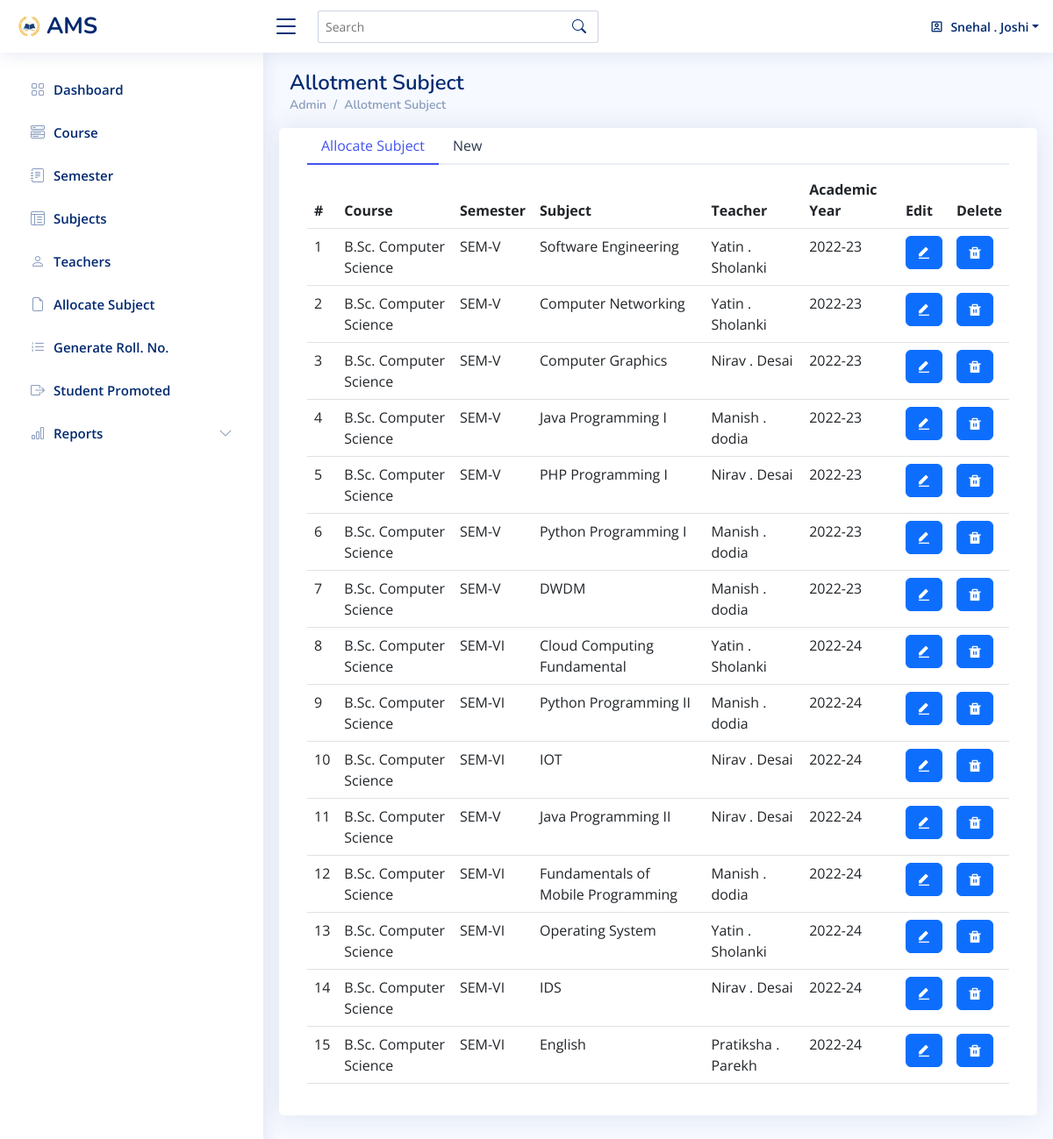
The app's page /allocate-subject.php (signed in) with its own data.
### tables this page shows
CREATE TABLE IF NOT EXISTS `sub_allot` (
  `sa_id` int NOT NULL AUTO_INCREMENT,
  `course_id` int NOT NULL,
  `sem_id` int NOT NULL,
  `sub_id` int NOT NULL,
  `t_id` int NOT NULL,
  `academic_year` varchar(20) NOT NULL,
  PRIMARY KEY (`sa_id`),
  KEY `course` (`course_id`),
  KEY `sem` (`sem_id`),
  KEY `sub` (`sub_id`),
  KEY `user` (`t_id`)
);

CREATE TABLE IF NOT EXISTS `course` (
  `course_id` int NOT NULL AUTO_INCREMENT,
  `course_name` varchar(50) NOT NULL,
  `course_type` varchar(10) NOT NULL,
  `course_sem` varchar(20) NOT NULL,
  PRIMARY KEY (`course_id`),
  UNIQUE KEY `course_id` (`course_id`),
  UNIQUE KEY `course_name` (`course_id`)
);

CREATE TABLE IF NOT EXISTS `semester` (
  `sem_id` int NOT NULL AUTO_INCREMENT,
  `sem_name` varchar(20) NOT NULL,
  PRIMARY KEY (`sem_id`)
);

CREATE TABLE IF NOT EXISTS `subject` (
  `sub_id` int NOT NULL AUTO_INCREMENT,
  `course_id` int NOT NULL,
  `sem_id` int NOT NULL,
  `sub_code` varchar(20) NOT NULL,
  `sub_name` varchar(40) NOT NULL,
  PRIMARY KEY (`sub_id`),
  KEY `cs` (`course_id`),
  KEY `sm` (`sem_id`)
);

### allocate-subject.php (the view, shortened to what this page needs)
<?php
include("database_connect.php");
$selectqry="select sa.sa_id,sa.course_id,c.course_name,
sa.sem_id,s.sem_name,sa.sub_id,sb.sub_name,
sa.t_id,concat(tea.fname ,' ' , tea.mname,' ',tea.lname) as name, sa.academic_year
from sub_allot sa inner join course c
on sa.course_id=c.course_id
inner join semester s
on sa.sem_id=s.sem_id
inner join subject sb
on sa.sub_id=sb.sub_id
inner join teacher tea
on sa.t_id=tea.t_id";
$rssuballot=mysqli_query($con,$selectqry);
?>
<!DOCTYPE html>
<html lang="en">
<head>
  <link href="assets/vendor/bootstrap/css/bootstrap.min.css" rel="stylesheet">
  <link href="assets/vendor/bootstrap-icons/bootstrap-icons.css" rel="stylesheet">
  <link href="assets/vendor/boxicons/css/boxicons.min.css" rel="stylesheet">
  <link href="assets/vendor/quill/quill.snow.css" rel="stylesheet">
  <link href="assets/vendor/quill/quill.bubble.css" rel="stylesheet">
  <link href="assets/vendor/remixicon/remixicon.css" rel="stylesheet">
  <link href="assets/vendor/simple-datatables/style.css" rel="stylesheet">
  <link href="assets/css/style.css" rel="stylesheet">
</head>
<body>
  <header id="header" class="header fixed-top d-flex align-items-center">
    <div class="d-flex align-items-center justify-content-between">
      <a href="#" class="logo d-flex align-items-center">
        <img src="img/logo/logoaaa.png" alt="">
        <span class="d-none d-lg-block">AMS</span>
      </a>
      <i class="bi bi-list toggle-sidebar-btn"></i>
    </div>
    <div class="search-bar">
      <form class="search-form d-flex align-items-center" method="POST" action="#">
        <input type="text" name="query" placeholder="Search" title="Enter search keyword">
        <button type="submit" title="Search"><i class="bi bi-search"></i></button>
      </form>
    </div>
    <nav class="header-nav ms-auto">
      <ul class="d-flex align-items-center">
        <li class="nav-item dropdown pe-3">
        <a class="nav-link nav-profile d-flex align-items-center pe-0" href="#" data-bs-toggle="dropdown">
            <i class="ri-account-box-line"></i>
            <span class="d-none d-md-block dropdown-toggle ps-2"><?PHP if(isset($_SESSION["u_name"])) echo $_SESSION["u_name"]; ?></span>
          </a>
        </li>
      </ul>
    </nav>
  </header>
  <aside id="sidebar" class="sidebar">
    <ul class="sidebar-nav" id="sidebar-nav">
      <li class="nav-item">
        <a class="nav-link collapsed" href="admin-dashboard.php">
          <i class="bi bi-grid"></i>
          <span>Dashboard</span>
        </a>
      </li>
      <li class="nav-item">
        <a class="nav-link collapsed"  href="course.php">
          <i class="bi bi-menu-button-wide"></i><span>Course</span>
        </a>
      </li>
      <li class="nav-item">
        <a class="nav-link collapsed"  href="semester.php">
          <i class="bi bi-journal-text"></i><span>Semester</span>
        </a>
      </li>
      <li class="nav-item">
        <a class="nav-link collapsed"  href="subjects.php">
          <i class="bi bi-layout-text-window-reverse"></i><span>Subjects</span>
        </a>
      </li>
      <li class="nav-item">
        <a class="nav-link collapsed"  href="teacher.php">
          <i class="bi bi-person"></i><span>Teachers</span>
        </a>
      </li>
      <li class="nav-item">
        <a class="nav-link collapsed"  href="allocate-subject.php">
          <i class="bi bi-file-earmark"></i><span>Allocate Subject</span>
        </a>
      </li>
      <li class="nav-item">
        <a class="nav-link collapsed"  href="Generate-rollno.php">
          <i class="bi bi-list-ol"></i><span>Generate Roll. No.</span>
        </a>
      </li>
      <li class="nav-item">
        <a class="nav-link collapsed"  href="student_promot.php">
          <i class="bi bi-box-arrow-right"></i><span>Student Promoted</span>
        </a>
      </li>
      <li class="nav-item">
        <a class="nav-link collapsed" data-bs-target="#icons-nav" data-bs-toggle="collapse" href="Reports.php">
          <i class="bi bi-bar-chart"></i><span>Reports</span><i class="bi bi-chevron-down ms-auto"></i>
        </a>
      </li>
         </ul>
  </aside>
  <main id="main" class="main">
    <div class="pagetitle">
      <h1>Allotment Subject</h1>
      <nav>
        <ol class="breadcrumb">
          <li class="breadcrumb-item"><a href="index.html">Admin</a></li>
          <li class="breadcrumb-item">Allotment Subject</li>
        </ol>
      </nav>
    </div>
    <section class="section">
      <div class="row">
        <div class="card">
          <div class="card-body">
            <ul class="nav nav-tabs nav-tabs-bordered" id="borderedTab" role="tablist">
              <li class="nav-item" role="presentation">
                <button class="<?php if(isset($sa_id)) echo 'nav-link'; else echo 'nav-link active'?>" id="home-tab" data-bs-toggle="tab" data-bs-target="#bordered-home" type="button" role="tab" aria-controls="home" aria-selected="true">Allocate Subject</button>
              </li>
              <li class="nav-item" role="presentation">
                <button class="<?php if(isset($sa_id)) echo 'nav-link active'; else echo 'nav-link'?>" id="profile-tab" data-bs-toggle="tab" data-bs-target="#bordered-profile" type="button" role="tab" aria-controls="profile" aria-selected="false">New</button>
              </li>
            </ul>
            <div class="tab-content pt-2" id="borderedTabContent">
              <div class="<?php if(isset($sa_id)) echo 'tab-pane fade'; else echo 'tab-pane fade show active'?>" id="bordered-home" role="tabpanel" aria-labelledby="home-tab">
              <table class="table datatable">
                <thead>
                  <tr>
                    <th scope="col">#</th>
                    <th scope="col">Course</th>
                    <th scope="col">Semester</th>
                    <th scope="col">Subject</th>
                    <th scope="col">Teacher</th>
                    <th scope="col">Academic Year</th>
                    <th scope="col">Edit</th>
                    <th scope="col">Delete</th>
                  </tr>
                </thead>
                <tbody>
                  <?php
                   if(!$rssuballot)
                   {
                      echo "<tr><td colspan='8'> no records found...</td></tr>";
                   }
                   else
                   {
                      $cnt=1;
                      while($row=mysqli_fetch_row($rssuballot))
                      {
                          echo "<tr>";
                          echo "<td>".$cnt."</td>";
                          echo "<td>".$row[2]."</td>";
                          echo "<td>".$row[4]."</td>";
                          echo "<td>".$row[6]."</td>";
                          echo "<td>".$row[8]."</td>";
                          echo "<td>".$row[9]."</td>";
                          echo "<td><a class='btn btn-primary' href='allocate-subject.php?edit=".$row[0]."'><i class='ri-edit-fill'></i></a></td>";
                          echo "<td><button type='button' class='btn btn-primary' data-bs-toggle='modal' data-bs-target='#smallModal$row[0]'>
                          <i class='ri-delete-bin-fill'></i>
                        </button></td>";
                          echo "</tr>";
                          $cnt=$cnt+1;
                      }
                   }
                  ?>
                </tbody>
              </table>
                </div>
            </div>
          </div>
      </div>
    </section>
  </main>
</body>
</html>

### assets/css/style.css (style rules this page uses)
:root { scroll-behavior: smooth; }
body { font-family: "Open Sans", sans-serif; background: #f6f9ff; color: #444444; }
a { color: #4154f1; text-decoration: none; }
h1, h2, h3, h4, h5, h6 { font-family: "Nunito", sans-serif; }
#main { margin-top: 60px; padding: 20px 30px; transition: all 0.3s; }
.pagetitle { margin-bottom: 10px; }
.pagetitle h1 { font-size: 24px; margin-bottom: 0; font-weight: 600; color: #012970; }
.card { margin-bottom: 30px; border: none; border-radius: 5px; box-shadow: 0px 0 30px rgba(1, 41, 112, 0.1); }
.card-body { padding: 0 20px 20px 20px; }
.breadcrumb { font-size: 14px; font-family: "Nunito", sans-serif; color: #899bbd; font-weight: 600; }
.breadcrumb a { color: #899bbd; transition: 0.3s; }
.breadcrumb .breadcrumb-item::before { color: #899bbd; }
.nav-tabs-bordered { border-bottom: 2px solid #ebeef4; }
.nav-tabs-bordered .nav-link { margin-bottom: -2px; border: none; color: #2c384e; }
.nav-tabs-bordered .nav-link.active { background-color: #fff; color: #4154f1; border-bottom: 2px solid #4154f1; }
.logo { line-height: 1; }
@media (min-width: 1200px) { .logo { width: 280px; } }
.logo img { max-height: 26px; margin-right: 6px; }
.logo span { font-size: 26px; font-weight: 700; color: #012970; font-family: "Nunito", sans-serif; }
.header { transition: all 0.5s; z-index: 997; height: 60px; box-shadow: 0px 2px 20px rgba(1, 41, 112, 0.1); background-color: #fff; padding-left: 20px; }
.header .toggle-sidebar-btn { font-size: 32px; padding-left: 10px; cursor: pointer; color: #012970; }
.header .search-bar { min-width: 360px; padding: 0 20px; }
.header .search-form { width: 100%; }
.header .search-form input { border: 0; font-size: 14px; color: #012970; border: 1px solid rgba(1, 41, 112, 0.2); padding: 7px 38px 7px 8px; border-radius: 3px; transition: 0.3s; width: 100%; }
.header .search-form button { border: 0; padding: 0; margin-left: -30px; background: none; }
.header .search-form button i { color: #012970; }
.header-nav ul { list-style: none; }
.header-nav>ul { margin: 0; padding: 0; }
.header-nav .nav-profile { color: #012970; }
.header-nav .nav-profile span { font-size: 14px; font-weight: 600; }
.sidebar { position: fixed; top: 60px; left: 0; bottom: 0; width: 300px; z-index: 996; transition: all 0.3s; padding: 20px; overflow-y: auto; scrollbar-width: thin; scrollbar-color: #aab7cf transparent; box-shadow: 0px 0px 20px rgba(1, 41, 112, 0.1); background-color: #fff; }
@media (min-width: 1200px) { #main, #footer { margin-left: 300px; } }
.sidebar-nav { padding: 0; margin: 0; list-style: none; }
.sidebar-nav li { padding: 0; margin: 0; list-style: none; }
.sidebar-nav .nav-item { margin-bottom: 5px; }
.sidebar-nav .nav-link { display: flex; align-items: center; font-size: 15px; font-weight: 600; color: #4154f1; transition: 0.3; background: #f6f9ff; padding: 10px 15px; border-radius: 4px; }
.sidebar-nav .nav-link i { font-size: 16px; margin-right: 10px; color: #4154f1; }
.sidebar-nav .nav-link.collapsed { color: #012970; background: #fff; }
.sidebar-nav .nav-link.collapsed i { color: #899bbd; }
.sidebar-nav .nav-link .bi-chevron-down { margin-right: 0; transition: transform 0.2s ease-in-out; }

### records on screen
sub_allot: course.course_name "B.Sc. Computer Science", sem.sem_name "SEM-V", sub.sub_name "Software Engineering", row "Yatin . Sholanki", academic_year "2022-23"
sub_allot: course.course_name "B.Sc. Computer Science", sem.sem_name "SEM-V", sub.sub_name "Computer Networking", row "Yatin . Sholanki", academic_year "2022-23"
sub_allot: course.course_name "B.Sc. Computer Science", sem.sem_name "SEM-V", sub.sub_name "Computer Graphics", row "Nirav . Desai", academic_year "2022-23"
sub_allot: course.course_name "B.Sc. Computer Science", sem.sem_name "SEM-V", sub.sub_name "Java Programming I", row "Manish . dodia", academic_year "2022-23"
sub_allot: course.course_name "B.Sc. Computer Science", sem.sem_name "SEM-V", sub.sub_name "PHP Programming I", row "Nirav . Desai", academic_year "2022-23"
sub_allot: course.course_name "B.Sc. Computer Science", sem.sem_name "SEM-V", sub.sub_name "Python Programming I", row "Manish . dodia", academic_year "2022-23"
sub_allot: course.course_name "B.Sc. Computer Science", sem.sem_name "SEM-V", sub.sub_name "DWDM", row "Manish . dodia", academic_year "2022-23"
sub_allot: course.course_name "B.Sc. Computer Science", sem.sem_name "SEM-VI", sub.sub_name "Cloud Computing Fundamental", row "Yatin . Sholanki", academic_year "2022-24"
sub_allot: course.course_name "B.Sc. Computer Science", sem.sem_name "SEM-VI", sub.sub_name "Python Programming II", row "Manish . dodia", academic_year "2022-24"
sub_allot: course.course_name "B.Sc. Computer Science", sem.sem_name "SEM-VI", sub.sub_name "IOT", row "Nirav . Desai", academic_year "2022-24"
sub_allot: course.course_name "B.Sc. Computer Science", sem.sem_name "SEM-V", sub.sub_name "Java Programming II", row "Nirav . Desai", academic_year "2022-24"
sub_allot: course.course_name "B.Sc. Computer Science", sem.sem_name "SEM-VI", sub.sub_name "Fundamentals of Mobile Programming", row "Manish . dodia", academic_year "2022-24"
sub_allot: course.course_name "B.Sc. Computer Science", sem.sem_name "SEM-VI", sub.sub_name "Operating System", row "Yatin . Sholanki", academic_year "2022-24"
sub_allot: course.course_name "B.Sc. Computer Science", sem.sem_name "SEM-VI", sub.sub_name "IDS", row "Nirav . Desai", academic_year "2022-24"
sub_allot: course.course_name "B.Sc. Computer Science", sem.sem_name "SEM-VI", sub.sub_name "English", row "Pratiksha . Parekh", academic_year "2022-24"

### other values on screen
$_SESSION["u_name"] "Snehal . Joshi"
